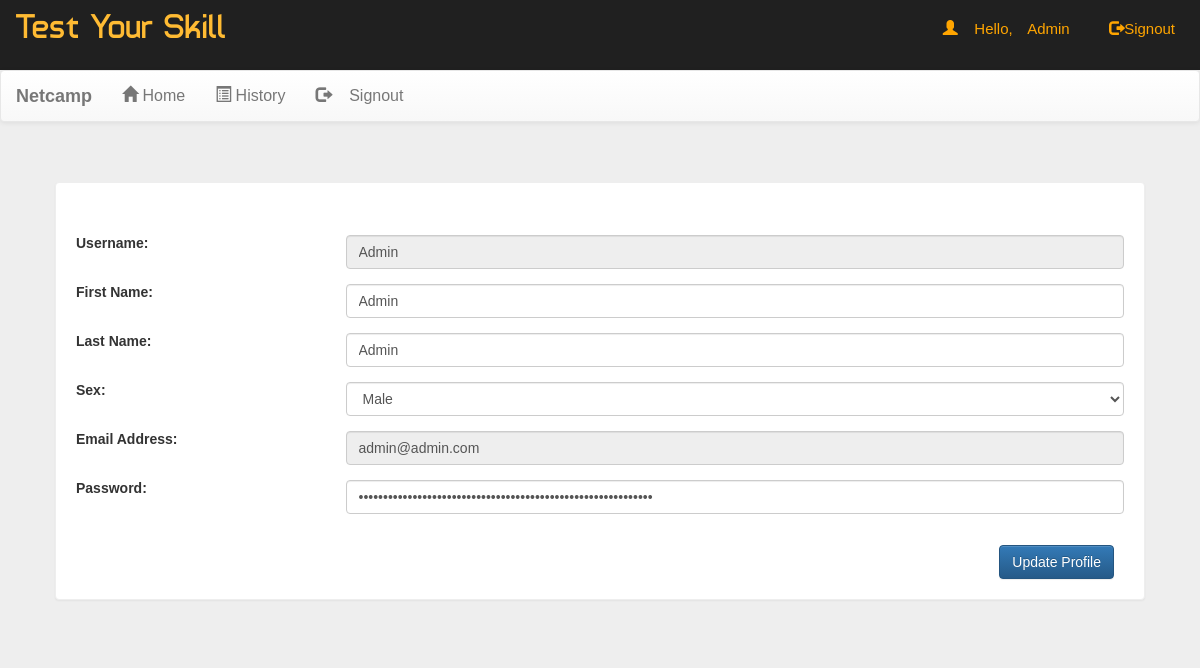
/exam/index.php?source=profile (signed in), run on the app's committed database.
### tables this page shows
CREATE TABLE `users` (
  `id` varchar(255) NOT NULL,
  `first_name` varchar(255) NOT NULL,
  `last_name` varchar(255) NOT NULL,
  `sex` varchar(255) NOT NULL,
  `user_role` varchar(255) NOT NULL,
  `username` varchar(255) NOT NULL,
  `user_created_at` date NOT NULL,
  `user_updated_at` date NOT NULL,
  `user_email` text NOT NULL,
  `email_validation_code` text NOT NULL,
  `email_verification` tinyint(4) NOT NULL DEFAULT 0,
  `email_verified_at` date NOT NULL,
  `password` text NOT NULL
);

### admin/config/db.php (called while the page is built, shortened)
<?php
$connection = mysqli_connect(DB_HOST, DB_USER, DB_PASSWORD, DB_NAME)
or die("Unable To Connect To The Database");
function escape($string){
	global $connection;
	return mysqli_real_escape_string($connection, $string);
}
function query($sql){
	global $connection;
	return mysqli_query($connection, $sql);
}
function fetch_array($result){
	return mysqli_fetch_assoc($result);
}
function find_by($table, $column){
	return "SELECT * FROM " . $table . " WHERE " . implode("", array_keys($column)) . " = '" . implode("", array_values($column)) . "' ";
}
function read(){
	if(func_num_args() < 3){
		if(is_array(func_get_arg(1))){
			$sql = find_by(func_get_arg(0), func_get_arg(1));
			$result = query($sql);
			return $result;
		}else{
			return false;
		}
	}
	return false;
}
?>

### exam/includes/profile.php (the view, shortened to what this page needs)
<?php
$username_array['username'] = escape(trim($_SESSION['username']));
$result = read($table = "users", $username_array);
while($row = fetch_array($result)){
	$first_name = $row['first_name'];
	$last_name  = $row['last_name'];
	$sex        = $row['sex'];
	$username   = $row['username'];
	$user_email = $row['user_email'];
	$hashed_password   = $row['password'];
}
?>
<div class="bg1">
	<div class="row">
		<div class="panel">
			<div style="font-size:14px">
				<br>
				<br>
				<form role="form"  method="post" action="">
					<div class="row">
						<label for="username" class="col-xs-12 col-sm-3 col-md-3">Username:</label>
						<div class="col-xs-12 col-sm-9 col-md-9 form-group">
							<input id="username" name="username" class="form-control input-md" type="text" value="<?php echo $username; ?>" disabled>
						</div>
						<br>
						<label for="first_name" class="col-xs-12 col-sm-3 col-md-3">First Name:</label>
						<div class="col-xs-12 col-sm-9 col-md-9 form-group">
							<input id="first_name" name="first_name" class="form-control input-md" type="text" value="<?php echo $first_name; ?>">
						</div>
						<br>
						<label for="last_name" class="col-xs-12 col-sm-3 col-md-3">Last Name:</label>
						<div class="col-xs-12 col-sm-9 col-md-9 form-group">
							<input id="last_name" name="last_name" class="form-control input-md" type="text" value="<?php echo $last_name; ?>">
						</div>
						<br>
						<label for="sex" class="col-xs-12 col-sm-3 col-md-3">Sex:</label>
						<div class="col-xs-12 col-sm-9 col-md-9 form-group">
							<select name="sex" id="sex" class="form-control">
								<option value="Male" <?php echo ($sex == "Male")   ? 'selected' : ''; ?>>Male</option>
							</select>
						</div>
						<br>
						<label for="user_email" class="col-xs-12 col-sm-3 col-md-3">Email Address:</label>
						<div class="col-xs-12 col-sm-9 col-md-9 form-group">
							<input id="email" name="user_email" class="form-control input-md" type="email" value="<?php echo $user_email; ?>" disabled>
						</div>
						<br>
						<label for="password" class="col-xs-12 col-sm-3 col-md-3">Password:</label>
						<div class="col-xs-12 col-sm-9 col-md-9 form-group">
							<input id="password" name="password" class="form-control input-md" type="password" value="<?php echo (!empty($password)) ? $password : $hashed_password; ?>">
							<br>
						</div>
					</div>
				    <div class="row" style="padding-right:25px;">
						<div class="pull-right">
							<input type="submit" name="submit" value="Update Profile" class="btn btn-primary">
						</div>
					</div>
				</form>
			</div>
		</div>
	</div>
</div>

### css/main.css (style rules this page uses)
body { overflow-x:hidden; width:100%; font: 15px "Century Gothic", "Times Roman", sans-serif; background:url(../image/bg.jpg); min-height:100%; min-width:100%; background-attachment:fixed; }
.panel { border-color:#eee; margin:40px; padding:20px; font: 15px "Century Gothic", "Times Roman", sans-serif; }

### data on the page
users: username "Admin", first_name "Admin", last_name "Admin", sex "Male", user_email "admin@admin.com"

### other printed values
$_SESSION['username'] "Admin"
